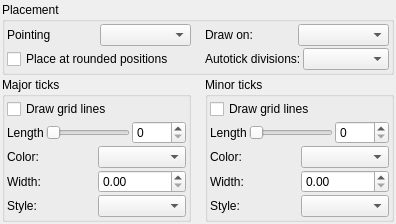
     <widget class="QWidget" name="tabPageTickMarks">
      <attribute name="title">
       <string>Tick marks</string>
      </attribute>
      <layout class="QGridLayout" name="tickMarksTabLayout">
       <property name="leftMargin">
        <number>2</number>
       </property>
       <property name="topMargin">
        <number>2</number>
       </property>
       <property name="rightMargin">
        <number>2</number>
       </property>
       <property name="bottomMargin">
        <number>2</number>
       </property>
       <property name="horizontalSpacing">
        <number>14</number>
       </property>
       <property name="verticalSpacing">
        <number>2</number>
       </property>
       <item row="0" column="0" colspan="2">
        <widget class="QGroupBox" name="grpTickMarkPlacement">
         <property name="title">
          <string>Placement</string>
         </property>
         <layout class="QGridLayout">
          <property name="leftMargin">
           <number>2</number>
          </property>
          <property name="topMargin">
           <number>2</number>
          </property>
          <property name="rightMargin">
           <number>2</number>
          </property>
          <property name="bottomMargin">
           <number>2</number>
          </property>
          <property name="horizontalSpacing">
           <number>14</number>
          </property>
          <property name="verticalSpacing">
           <number>2</number>
          </property>
          <item row="0" column="0">
           <layout class="QHBoxLayout">
            <property name="spacing">
             <number>2</number>
            </property>
            <item>
             <widget class="QLabel" name="lblPointing">
              <property name="text">
               <string>Pointing</string>
              </property>
             </widget>
            </item>
            <item>
             <widget class="QComboBox" name="cmbPointing"/>
            </item>
           </layout>
          </item>
          <item row="0" column="1">
           <layout class="QHBoxLayout">
            <property name="spacing">
             <number>2</number>
            </property>
            <item>
             <widget class="QLabel" name="lblDrawOn">
              <property name="text">
               <string>Draw on:</string>
              </property>
             </widget>
            </item>
            <item>
             <widget class="QComboBox" name="cmbDrawOn"/>
            </item>
           </layout>
          </item>
          <item row="1" column="0">
           <widget class="QCheckBox" name="chkPlaceRoundPos">
            <property name="text">
             <string>Place at rounded positions</string>
            </property>
           </widget>
          </item>
          <item row="1" column="1">
           <layout class="QHBoxLayout">
            <property name="spacing">
             <number>2</number>
            </property>
            <item>
             <widget class="QLabel" name="lblAutotickDiv">
              <property name="text">
               <string>Autotick divisions:</string>
              </property>
             </widget>
            </item>
            <item>
             <widget class="QComboBox" name="cmbAutotickDiv"/>
            </item>
           </layout>
          </item>
         </layout>
        </widget>
       </item>
       <item row="1" column="0">
        <widget class="QGroupBox" name="grpMajorTicks">
         <property name="title">
          <string>Major ticks</string>
         </property>
         <layout class="QVBoxLayout">
          <property name="spacing">
           <number>2</number>
          </property>
          <property name="leftMargin">
           <number>2</number>
          </property>
          <property name="topMargin">
           <number>2</number>
          </property>
          <property name="rightMargin">
           <number>2</number>
          </property>
          <property name="bottomMargin">
           <number>2</number>
          </property>
          <item>
           <widget class="QCheckBox" name="chkDrawMajGrid">
            <property name="text">
             <string>Draw grid lines</string>
            </property>
           </widget>
          </item>
          <item>
           <layout class="QHBoxLayout">
            <property name="spacing"><number>2</number></property>
            <item><widget class="QLabel" name="lblMajTickLength"><property name="text"><string>Length</string></property></widget></item>
            <item><widget class="QSlider" name="sldMajTickLengthBar"><property name="orientation"><enum>Qt::Orientation::Horizontal</enum></property><property name="minimum"><number>0</number></property><property name="maximum"><number>1000</number></property></widget></item>
            <item><widget class="QSpinBox" name="spnMajTickLength"><property name="minimum"><number>0</number></property><property name="maximum"><number>1000</number></property></widget></item>
           </layout>
          </item>
          <item>
           <layout class="QHBoxLayout">
            <property name="spacing">
             <number>2</number>
            </property>
            <item>
             <widget class="QLabel" name="lblMajTickColor">
              <property name="text">
               <string>Color:</string>
              </property>
             </widget>
            </item>
            <item>
             <widget class="ColorComboBox" name="cmbMajTickColor"/>
            </item>
           </layout>
          </item>
          <item>
           <layout class="QHBoxLayout">
            <property name="spacing">
             <number>2</number>
            </property>
            <item>
             <widget class="QLabel" name="lblMajTickWidth">
              <property name="text">
               <string>Width:</string>
              </property>
             </widget>
            </item>
            <item>
             <widget class="QDoubleSpinBox" name="spnMajTickWidth"/>
            </item>
           </layout>
          </item>
          <item>
           <layout class="QHBoxLayout">
            <property name="spacing">
             <number>2</number>
            </property>
            <item>
             <widget class="QLabel" name="lblMajTickStyle">
              <property name="text">
               <string>Style:</string>
              </property>
             </widget>
            </item>
            <item>
             <widget class="QComboBox" name="cmbMajTickStyle"/>
            </item>
           </layout>
          </item>
         </layout>
        </widget>
       </item>
       <item row="1" column="1">
        <widget class="QGroupBox" name="grpMinorTicks">
         <property name="title">
          <string>Minor ticks</string>
         </property>
         <layout class="QVBoxLayout">
          <property name="spacing">
           <number>2</number>
          </property>
          <property name="leftMargin">
           <number>2</number>
          </property>
          <property name="topMargin">
           <number>2</number>
          </property>
          <property name="rightMargin">
           <number>2</number>
          </property>
          <property name="bottomMargin">
           <number>2</number>
          </property>
          <item>
           <widget class="QCheckBox" name="chkDrawMinGrid">
            <property name="text">
             <string>Draw grid lines</string>
            </property>
           </widget>
          </item>
          <item>
           <layout class="QHBoxLayout">
            <property name="spacing"><number>2</number></property>
            <item><widget class="QLabel" name="lblMinTickLength"><property name="text"><string>Length</string></property></widget></item>
            <item><widget class="QSlider" name="sldMinTickLengthBar"><property name="orientation"><enum>Qt::Orientation::Horizontal</enum></property><property name="minimum"><number>0</number></property><property name="maximum"><number>1000</number></property></widget></item>
            <item><widget class="QSpinBox" name="spnMinTickLength"><property name="minimum"><number>0</number></property><property name="maximum"><number>1000</number></property></widget></item>
           </layout>
          </item>
          <item>
           <layout class="QHBoxLayout">
            <property name="spacing">
             <number>2</number>
            </property>
            <item>
             <widget class="QLabel" name="lblMinTickColor">
              <property name="text">
               <string>Color:</string>
              </property>
             </widget>
            </item>
            <item>
             <widget class="ColorComboBox" name="cmbMinTickColor"/>
            </item>
           </layout>
          </item>
          <item>
           <layout class="QHBoxLayout">
            <property name="spacing">
             <number>2</number>
            </property>
            <item>
             <widget class="QLabel" name="lblMinTickWidth">
              <property name="text">
               <string>Width:</string>
              </property>
             </widget>
            </item>
            <item>
             <widget class="QDoubleSpinBox" name="spnMinTickWidth"/>
            </item>
           </layout>
          </item>
          <item>
           <layout class="QHBoxLayout">
            <property name="spacing">
             <number>2</number>
            </property>
            <item>
             <widget class="QLabel" name="lblMinTickStyle">
              <property name="text">
               <string>Style:</string>
              </property>
             </widget>
            </item>
            <item>
             <widget class="QComboBox" name="cmbMinTickStyle"/>
            </item>
           </layout>
          </item>
         </layout>
        </widget>
       </item>
       <item row="2" column="0" colspan="2">
        <spacer>
         <property name="orientation"><enum>Qt::Orientation::Vertical</enum></property>
         <property name="sizeHint" stdset="0"><size><width>0</width><height>0</height></size></property>
        </spacer>
       </item>
      </layout>
     </widget>
